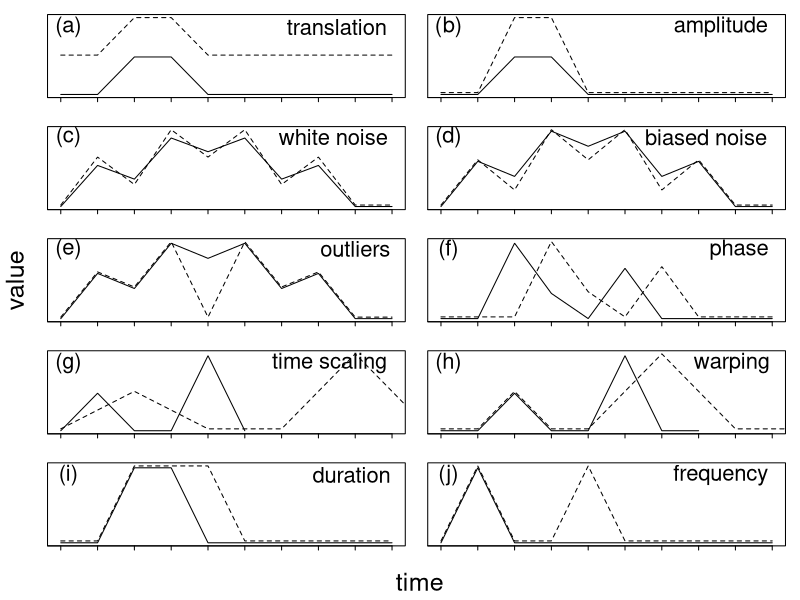

Source code (R):
## create time series ----

# uniqueness
test.trans.a <- c(1, 1, 2, 2, 1, 1, 1, 1, 1, 1)
test.trans.b <- c(1, 1, 2, 2, 1, 1, 1, 1, 1, 1)

# amplitude
test.amp.a <- c(1, 1, 2, 2, 1, 1, 1, 1, 1, 1)
test.amp.b <- c(1, 1, 3, 3, 1, 1, 1, 1, 1, 1)

# white noise
test.wn.a <- c(1, 4, 3, 6, 5, 6, 3, 4, 1, 1)
test.wn.b <- c(1, 4.5, 2.5, 6.5, 4.5, 6.5, 2.5, 4.5, 1, 1)

# biased noise
test.bn.a <- c(1, 4, 3, 6, 5, 6, 3, 4, 1, 1)
test.bn.b <- c(1, 4, 2, 6, 4, 6, 2, 4, 1, 1)

# outlier
test.out.a <- c(1, 4, 3, 6, 5, 6, 3, 4, 1, 1)
test.out.b <- c(1, 4, 3, 6, 1, 6, 3, 4, 1, 1)

# phase shift
test.phase.a <- c(1, 1, 4, 2, 1, 3, 1, 1, 1, 1)
test.phase.b <- c(1, 1, 1, 4, 2, 1, 3, 1, 1, 1)

# time scaling
test.tsc.a <- c(1, 2, 1, 1, 3, 1)
test.tsc.b <- c(1, 1.5, 2, 1.5, 1, 1, 1, 2, 3, 2, 1)

# warping
test.warp.a <- c(1, 1, 2, 1, 1, 3, 1, 1)
test.warp.b <- c(1, 1, 2, 1, 1, 2, 3, 2, 1, 1, 1)

# duration
test.dur.a <- c(1, 1, 3, 3, 1, 1, 1, 1, 1, 1)
test.dur.b <- c(1, 1, 3, 3, 3, 1, 1, 1, 1, 1)

# frequency
test.freq.a <- c(1, 3, 1, 1, 1, 1, 1, 1, 1, 1)
test.freq.b <- c(1, 3, 1, 1, 3, 1, 1, 1, 1, 1)

## plot figure ----

# create directory to save figure if it doesn't exist
if(!dir.exists("figures/")) {dir.create("figures/")}

# create tiff file
tiff(file = "figures/properties.tiff", 
     compression = "lzw", 
     res = 1000,
     width = 7480, 
     height = 9055, 
     units = "px", 
     pointsize = 12, 
     bg = "white")

# set parameters
par(mfrow = c(5, 2), # row and column structure
    mar = c(1, 0.5 , 1, 1) + 0.1, # individual plot margins
    oma = c(3, 3, 0, 0), # margins for whole figure
    ljoin = 2, # bevelled line joins
    tck = -0.05) # length of tick marks

# translation plot
plot(1:10, 
     test.trans.a, 
     type = "l", 
     lty = 1, 
     xlab = "", 
     ylab = "", 
     xaxt = "n", 
     yaxt = "n", 
     ylim = c(1, 3.05))

lines(test.trans.b+1.05, 
      type = "l", 
      lty = 2)

axis(side = 1, 
     labels = FALSE, 
     at = c(0,1,2,3,4,5,6,7,8,9,10))

text(x = 1.2, 
     y = 2.8, 
     labels = ("(a)"), 
     cex = 2)

text(x = 8.5, 
     y = 2.8, 
     labels = ("translation"), 
     cex = 2)

# amplitude plot
plot(1:10, 
     test.amp.a, 
     type = "l", 
     lty = 1, 
     xlab = "", 
     ylab = "",
     xaxt = "n", 
     yaxt = "n", 
     ylim = c(1, 3.05))

lines(test.amp.b+0.05, 
      type = "l", 
      lty = 2)

axis(side = 1, 
     labels = FALSE, 
     at = c(0,1,2,3,4,5,6,7,8,9,10))

text(x = 1.2, 
     y = 2.8, 
     labels = ("(b)"), 
     cex = 2)

text(x = 8.6, 
     y = 2.8, 
     labels = ("amplitude"), 
     cex = 2)

# white noise plot
plot(1:10, 
     test.wn.a/2.167, 
     type = "l", 
     lty = 1, 
     xlab = "", 
     ylab = "", 
     xaxt = "n", 
     yaxt = "n", 
     ylim = c(0.46, 3.05))

lines(test.wn.b/2.167+0.05, 
      type = "l", 
      lty = 2)

axis(side = 1, 
     labels = FALSE, 
     at = c(0,1,2,3,4,5,6,7,8,9,10))

text(x = 1.2, 
     y = 2.8, 
     labels = ("(c)"), 
     cex = 2)

text(x = 8.4, 
     y = 2.8, 
     labels = ("white noise"), 
     cex = 2)

# biased noise plot
plot(1:10, 
     test.bn.a/2, 
     type = "l", 
     lty = 1, 
     xlab = "", 
     ylab = "", 
     xaxt = "n", 
     yaxt = "n", 
     ylim = c(0.5, 3.05))

lines(test.bn.b/2+0.05, 
      type = "l", 
      lty = 2)

axis(side = 1, 
     labels = FALSE, 
     at = c(0,1,2,3,4,5,6,7,8,9,10))

text(x = 1.2, 
     y = 2.8, 
     labels = ("(d)"), 
     cex = 2)

text(x = 8.2, 
     y = 2.8, 
     labels = ("biased noise"), 
     cex = 2)

# outlier plot
plot(1:10, 
     test.out.a/2,
     type = "l", 
     lty = 1, 
     xlab = "", 
     ylab = "", 
     xaxt = "n", 
     yaxt = "n", 
     ylim = c(0.5, 3.05))

lines(test.out.b/2+0.05, 
      type = "l", 
      lty = 2)

axis(side = 1, 
     labels = FALSE, 
     at = c(0,1,2,3,4,5,6,7,8,9,10))

text(x = 1.2, 
     y = 2.8, 
     labels = ("(e)"), 
     cex = 2)

text(x = 9, 
     y = 2.8, 
     labels = ("outliers"), 
     cex = 2)

# phase shift plot
plot(1:10, 
     test.phase.a/1.33, 
     type = "l", 
     lty = 1, 
     xlab = "", 
     ylab = "", 
     xaxt = "n", 
     yaxt = "n", 
     ylim = c(0.75, 3.05))

lines(test.phase.b/1.33+0.05, 
      type = "l", 
      lty = 2)

axis(side = 1, 
     labels = FALSE, 
     at = c(0,1,2,3,4,5,6,7,8,9,10))

text(x = 1.2, 
     y = 2.8, 
     labels = ("(f)"), 
     cex = 2)

text(x = 9.1, 
     y = 2.8, 
     labels = ("phase"), 
     cex = 2)

# time scaling plot
plot(1:11, 
     test.tsc.b+0.05, 
     type = "l", 
     lty = 2, 
     xlab = "", 
     ylab = "", 
     xaxt = "n", 
     yaxt = "n", 
     ylim = c(1, 3.05), 
     xlim = c(1, 10))

lines(test.tsc.a, 
      type = "l", 
      lty = 1)

axis(side = 1, 
     labels = FALSE, 
     at = c(0,1,2,3,4,5,6,7,8,9,10))

text(x = 1.2, 
     y = 2.8, 
     labels = ("(g)"), 
     cex = 2)

text(x = 8.3, 
     y = 2.8, 
     labels = ("time scaling"), 
     cex = 2)

# warping plot
plot(1:11, 
     test.warp.b+0.05, 
     type = "l", 
     lty = 2, 
     xlab = "", 
     ylab = "", 
     xaxt = "n", 
     yaxt = "n", 
     ylim = c(1, 3.05), 
     xlim = c(1, 10))

lines(test.warp.a, 
      type = "l", 
      lty = 1)

axis(side = 1, 
     labels = FALSE, 
     at = c(0,1,2,3,4,5,6,7,8,9,10))

text(x = 1.2, 
     y = 2.8, 
     labels = ("(h)"), 
     cex = 2)

text(x = 8.9, 
     y = 2.8, 
     labels = ("warping"), 
     cex = 2)

# duration plot
plot(1:10, 
     test.dur.a, 
     type = "l", 
     lty = 1, 
     xlab = "", 
     ylab = "", 
     xaxt = "n", 
     yaxt = "n", 
     ylim = c(1, 3.05))

lines(test.dur.b+0.05, 
      type = "l", 
      lty = 2)

axis(side = 1, 
     labels = FALSE, 
     at = c(0,1,2,3,4,5,6,7,8,9,10))

text(x = 1.2, 
     y = 2.8, 
     labels = ("(i)"), 
     cex = 2)

text(x = 8.9, 
     y = 2.8, 
     labels = ("duration"), 
     cex = 2)

# frequency plot
plot(1:10, 
     test.freq.a, 
     type = "l", 
     lty = 1, 
     xlab = "", 
     ylab = "", 
     xaxt = "n", 
     yaxt = "n", 
     ylim = c(1, 3.05))

lines(test.freq.b+0.05, 
      type = "l", 
      lty = 2)

axis(side = 1, 
     labels = FALSE, 
     at = c(0,1,2,3,4,5,6,7,8,9,10))

text(x = 1.2, 
     y = 2.8, 
     labels = ("(j)"), 
     cex = 2)

text(x = 8.6, 
     y = 2.8, 
     labels = ("frequency"), 
     cex = 2)

# add axis labels
mtext(text = "value", 
      side = 2, 
      outer = TRUE, 
      cex = 1.5, 
      line = 1)

mtext(text = "time", 
      side = 1, 
      outer = TRUE, 
      cex = 1.5, 
      line = 1.5)

# close tiff file
dev.off()
